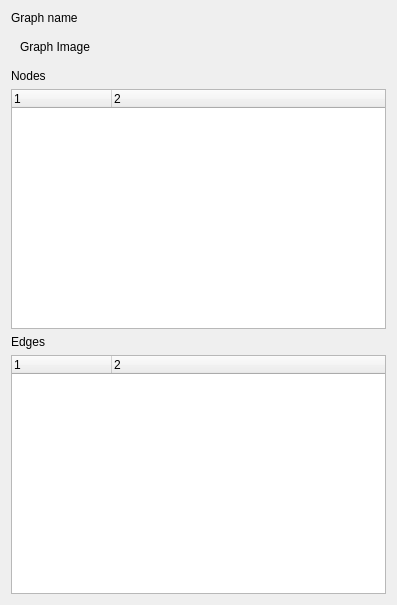
<?xml version="1.0" encoding="UTF-8"?>
<ui version="4.0">
 <class>GraphExplorer</class>
 <widget class="QWidget" name="GraphExplorer">
  <property name="geometry">
   <rect>
    <x>0</x>
    <y>0</y>
    <width>397</width>
    <height>605</height>
   </rect>
  </property>
  <property name="windowTitle">
   <string>Graph Explorer</string>
  </property>
  <layout class="QVBoxLayout" name="verticalLayout">
   <item>
    <layout class="QVBoxLayout" name="graphNameLayout">
     <item>
      <widget class="QLabel" name="graphName">
       <property name="text">
        <string>Graph name</string>
       </property>
      </widget>
     </item>
    </layout>
   </item>
   <item>
    <layout class="QVBoxLayout" name="graphVizLayout">
     <item>
      <widget class="QWidget" name="graphVizWidget" native="true">
       <layout class="QVBoxLayout" name="verticalLayout_2">
        <item>
         <widget class="QLabel" name="graphImage">
          <property name="text">
           <string>Graph Image</string>
          </property>
         </widget>
        </item>
       </layout>
      </widget>
     </item>
    </layout>
   </item>
   <item>
    <layout class="QVBoxLayout" name="nodesLayout">
     <item>
      <widget class="QLabel" name="label_2">
       <property name="text">
        <string>Nodes</string>
       </property>
      </widget>
     </item>
     <item>
      <widget class="QTreeWidget" name="nodesTree">
       <property name="columnCount">
        <number>2</number>
       </property>
       <column>
        <property name="text">
         <string notr="true">1</string>
        </property>
       </column>
       <column>
        <property name="text">
         <string notr="true">2</string>
        </property>
       </column>
      </widget>
     </item>
    </layout>
   </item>
   <item>
    <layout class="QVBoxLayout" name="edgesLayout">
     <item>
      <widget class="QLabel" name="label">
       <property name="text">
        <string>Edges</string>
       </property>
      </widget>
     </item>
     <item>
      <widget class="QTreeWidget" name="edgesTree">
       <property name="columnCount">
        <number>2</number>
       </property>
       <column>
        <property name="text">
         <string notr="true">1</string>
        </property>
       </column>
       <column>
        <property name="text">
         <string notr="true">2</string>
        </property>
       </column>
      </widget>
     </item>
    </layout>
   </item>
  </layout>
 </widget>
 <resources/>
 <connections/>
</ui>
